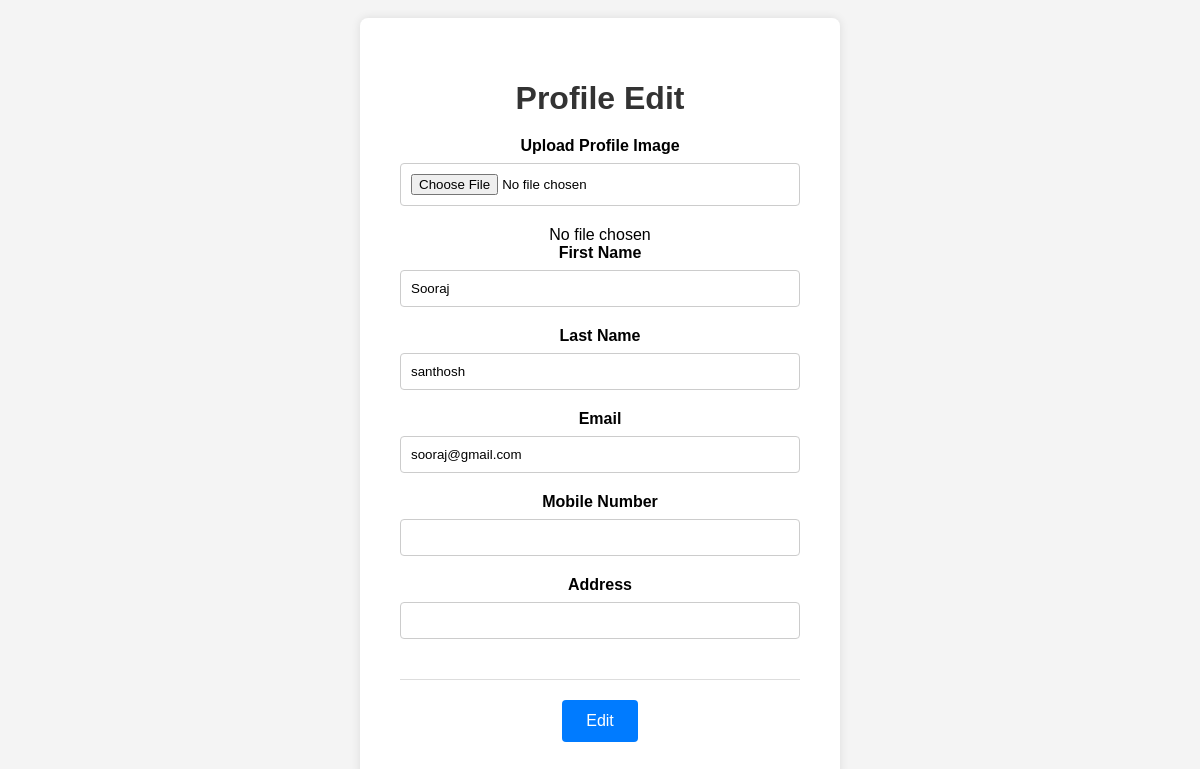
/edit_profile (signed in), run on the app's committed database.
### myApp/models.py (models this page shows)
class User(AbstractUser):
    class Role(models.TextChoices):
        ADMIN="ADMIN",'ADMIN'
        USER="USER",'User'
    role = models.CharField(max_length=50,choices=Role.choices)

### myApp/views.py (the view, shortened to what this page needs)
# urls.py: path('edit_profile',views.edit_profile,name="edit_profile"),
def edit_profile(request):
    return render(request, 'edit_profile.html', {'user': request.user})

### templates/edit_profile.html (shortened to what this page needs)
<!DOCTYPE html>
<html lang="en">
<head>
</head>
<body>
    <div class="container">
        <h1>Profile Edit</h1>
        <form method="post" action="" enctype="multipart/form-data">
            <label for="user-image">Upload Profile Image</label>
            <input type="file" name="image" id="user-image" class="form-control" accept="image/*" onchange="updateImageLabel()" {% if not user_profile.image %}required{% endif %} readonly>
            <span id="image-label">{% if user_profile.image %}{{ user_profile.image.name }}{% else %}No file chosen{% endif %}</span>
            <label for="first-name">First Name</label>
            <input type="text" name="first_name" id="first-name" class="form-control" value="{{ user.first_name}}" required>
            <label for="last-name">Last Name</label>
            <input type="text" name="last_name" id="last-name" class="form-control" value="{{ user.last_name}}"required>
            <label for="email">Email</label>
            <input type="text" name="email" id="email" class="form-control" value="{{ user.email}}"required>
            <label for="mobile">Mobile Number</label>
            <input type="text" name="mobile" id="mobile" class="form-control" value="{{ user.phone}}"required>
            <label for="address">Address</label>
            <input type="text" name="address" id="address" class="form-control" value="{% if user_profile.address %}{{ user_profile.address }}{% endif %}" {% if not user_profile.address %}required{% endif %} readonly>
            <hr>
            <div class="btn-group">
                {% if created %}
                    <button type="submit" class="btn btn-success">Save</button>
                {% else %}
                    <button type="button" class="btn btn-primary" id="edit-button">Edit</button>
                {% endif %}
            </div>
        </form>
    </div>
</body>
</html>

### templates/edit_profile.html (style rules this page uses)
body { font-family: 'Arial', sans-serif; background-color: #f4f4f4; margin: 0; padding: 0; display: flex; align-items: center; justify-content: center; min-height: 100vh; }
.container { background-color: #fff; padding: 40px; border-radius: 8px; box-shadow: 0 0 10px rgba(0, 0, 0, 0.1); width: 400px; text-align: center; }
h1 { font-weight: bold; color: #333; margin-bottom: 20px; }
form { margin-top: 20px; display: flex; flex-direction: column; }
label { font-weight: bold; margin-bottom: 8px; }
.form-control { width: 100%; padding: 10px; margin-bottom: 20px; border: 1px solid #ccc; border-radius: 4px; box-sizing: border-box; }
hr { border: 0; height: 1px; background: #ddd; margin: 20px 0; }
.btn-group { display: flex; justify-content: space-around; align-items: center; }
.btn { padding: 12px 24px; font-size: 16px; cursor: pointer; border: none; border-radius: 4px; transition: background-color 0.3s ease; }
.btn-primary { background-color: #007bff; color: #fff; }

### data on the page
User: first_name "Sooraj", last_name "santhosh", email "sooraj@gmail.com"
